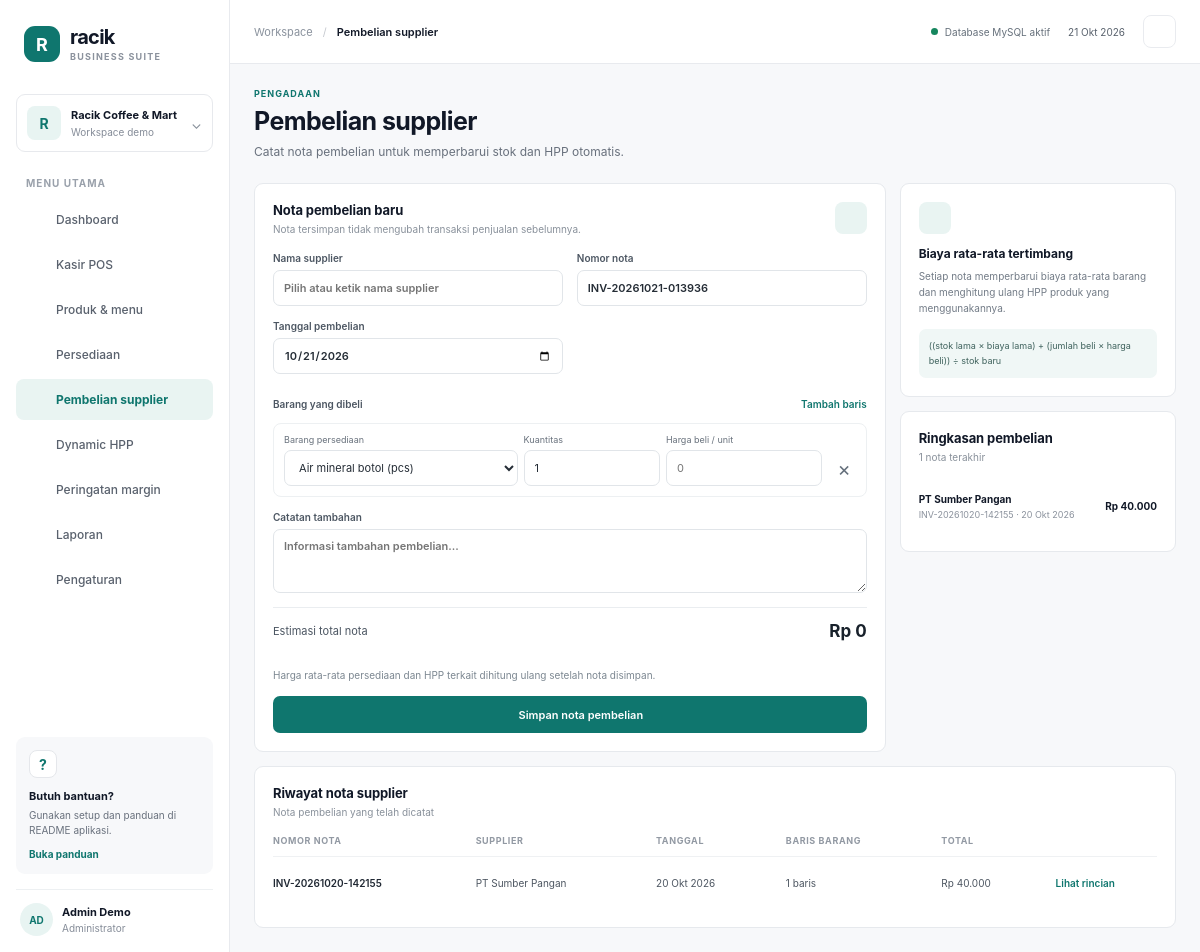
Screenshot of /?page=purchases with the database file from the repository.
### tables this page shows
CREATE TABLE `purchase_invoices` (
  `id` int UNSIGNED NOT NULL,
  `supplier_id` int UNSIGNED NOT NULL,
  `invoice_number` varchar(80) NOT NULL,
  `purchase_date` date NOT NULL,
  `total` decimal(14,2) NOT NULL DEFAULT '0.00',
  `notes` text,
  `created_at` timestamp NOT NULL DEFAULT CURRENT_TIMESTAMP
);

CREATE TABLE `suppliers` (
  `id` int UNSIGNED NOT NULL,
  `name` varchar(150) NOT NULL,
  `created_at` timestamp NOT NULL DEFAULT CURRENT_TIMESTAMP
);

### index.php (called while the page is built, shortened)
<?php
require_once __DIR__ . '/config/database.php';
require_once __DIR__ . '/includes/functions.php';
$page = preg_replace('/[^a-z_]/', '', (string) ($_GET['page'] ?? 'dashboard')) ?: 'dashboard';
require __DIR__ . '/includes/header.php';
require __DIR__ . '/pages/' . $page . '.php';
require __DIR__ . '/includes/footer.php';

### pages/purchases.php (the view, shortened to what this page needs)
<?php
$inventory = inventory_rows($pdo);
$invoices = $pdo->query(
    'SELECT pi.*, s.name AS supplier_name, COUNT(pit.id) AS line_count
     FROM purchase_invoices pi JOIN suppliers s ON s.id=pi.supplier_id
     LEFT JOIN purchase_items pit ON pit.invoice_id=pi.id
     GROUP BY pi.id ORDER BY pi.purchase_date DESC, pi.id DESC LIMIT 20'
)->fetchAll();
?>
<div class="purchase-grid">
  <section class="panel">
    <div class="panel-heading"><div><h2>Nota pembelian baru</h2><p>Nota tersimpan tidak mengubah transaksi penjualan sebelumnya.</p></div><span class="panel-icon"><?= icon('purchases', 18) ?></span></div>
      <div class="form-grid">
        <label class="field">Nama supplier<input list="suppliers" required name="supplier" placeholder="Pilih atau ketik nama supplier"></label>
        <label class="field">Nomor nota<input required name="invoice_number" value="INV-<?= e(date('Ymd-His')) ?>"></label>
        <label class="field">Tanggal pembelian<input required type="date" name="purchase_date" value="<?= e(date('Y-m-d')) ?>"></label>
      </div>
      <div class="section-title purchase-title">Barang yang dibeli <button type="button" class="text-button" id="addPurchaseLine"><?= icon('plus', 14) ?> Tambah baris</button></div>
      <div id="purchaseLines">
        <div class="purchase-line">
          <div class="purchase-select"><label>Barang persediaan</label><select name="inventory_id[]"><?php foreach ($inventory as $item): ?><option value="<?= (int) $item['id'] ?>"><?= e($item['name']) ?> (<?= e($item['unit']) ?>)</option><?php endforeach; ?></select></div>
          <div><label>Kuantitas</label><input required type="number" min="0.001" step="any" name="quantity[]" value="1"></div>
          <div><label>Harga beli / unit</label><input required type="number" min="1" step="any" name="unit_cost[]" placeholder="0"></div>
          <button type="button" class="icon-button purchase-remove" aria-label="Hapus baris">×</button>
        </div>
      </div>
      <label class="field purchase-notes">Catatan tambahan<textarea name="notes" rows="2" placeholder="Informasi tambahan pembelian..."></textarea></label>
      <div class="purchase-total"><span>Estimasi total nota</span><strong id="purchaseTotalPreview">Rp 0</strong></div>
      <p class="form-hint">Harga rata-rata persediaan dan HPP terkait dihitung ulang setelah nota disimpan.</p>
      <button class="button button-primary full-button"><?= icon('check', 15) ?> Simpan nota pembelian</button>
    </form>
  </section>
  <aside class="purchase-aside">
    <div class="panel info-panel"><span class="panel-icon"><?= icon('hpp', 18) ?></span><h3>Biaya rata-rata tertimbang</h3><p>Setiap nota memperbarui biaya rata-rata barang dan menghitung ulang HPP produk yang menggunakannya.</p><div class="formula-box">((stok lama × biaya lama) + (jumlah beli × harga beli)) ÷ stok baru</div></div>
    <div class="panel"><div class="panel-heading"><div><h2>Ringkasan pembelian</h2><p><?= count($invoices) ?> nota terakhir</p></div></div><?php if (!$invoices): ?><div class="empty-state"><strong>Belum ada nota pembelian</strong><p>Nota supplier akan tampil setelah disimpan.</p></div><?php else: foreach (array_slice($invoices, 0, 5) as $invoice): ?><div class="invoice-row"><span><strong><?= e($invoice['supplier_name']) ?></strong><small><?= e($invoice['invoice_number']) ?> · <?= e(date_id($invoice['purchase_date'])) ?></small></span><b><?= rupiah($invoice['total']) ?></b></div><?php endforeach; endif; ?></div>
  </aside>
</div>
<section class="panel section-gap"><div class="panel-heading"><div><h2>Riwayat nota supplier</h2><p>Nota pembelian yang telah dicatat</p></div></div>
  <?php if (!$invoices): ?><div class="empty-state"><span class="empty-icon"><?= icon('purchases', 20) ?></span><strong>Belum ada riwayat pembelian</strong><p>Nota yang disimpan akan muncul pada tabel ini.</p></div><?php else: ?>
  <div class="table-wrap"><table><thead><tr><th>NOMOR NOTA</th><th>SUPPLIER</th><th>TANGGAL</th><th>BARIS BARANG</th><th>TOTAL</th><th></th></tr></thead><tbody><?php foreach ($invoices as $invoice): ?><tr><td><strong><?= e($invoice['invoice_number']) ?></strong></td><td><?= e($invoice['supplier_name']) ?></td><td><?= e(date_id($invoice['purchase_date'])) ?></td><td><?= (int) $invoice['line_count'] ?> baris</td><td><?= rupiah($invoice['total']) ?></td><td><a class="text-button" href="?page=purchases&view=<?= (int) $invoice['id'] ?>">Lihat rincian</a></td></tr><?php endforeach; ?></tbody></table></div><?php endif; ?>
</section>

### rows the page displays
purchase_invoices: supplier.name "PT Sumber Pangan", invoice_number "INV-20261020-142155", purchase_date "20 Okt 2026", total "Rp 40.000", line_count "1"

### other values shown
$businessName "Racik Coffee & Mart"
$label "Dashboard"
$label "Kasir POS"
$label "Produk & menu"
$label "Persediaan"
$label "Pembelian supplier"
$label "Dynamic HPP"
$label "Peringatan margin"
$label "Laporan"
$label "Pengaturan"
$menu[$activePage][0] "Pembelian supplier"
$eyebrow "PENGADAAN"
$title "Pembelian supplier"
$description "Catat nota pembelian untuk memperbarui stok dan HPP otomatis."
count($invoices) "1"
